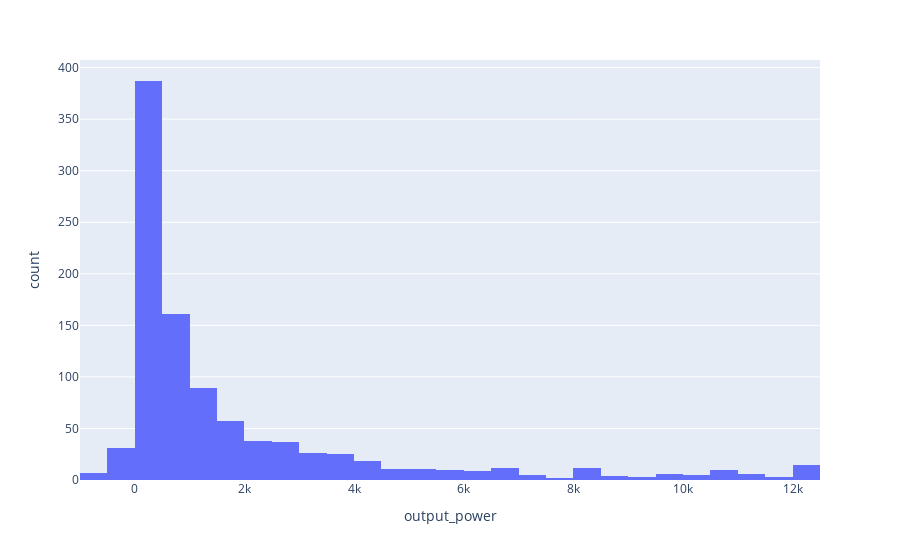

The notebook cell saved with this chart:
### Code cell
fig = px.histogram(flat_power.sample(n=1000, random_state=1),x="output_power")
fig.show()

### Figure 1 — Plotly figure (JSON) as saved in the notebook; plotly's stock layout.template omitted (floating-point values rounded to 4 significant figures; data arrays with more than 128 entries replaced by an {"elided": "..."} marker saying what was removed)
{"data": [{"alignmentgroup": "True", "bingroup": "x", "hovertemplate": "output_power=%{x}<br>count=%{y}<extra></extra>", "legendgroup": "", "marker": {"color": "#636efa", "pattern": {"shape": ""}}, "name": "", "offsetgroup": "", "orientation": "v", "showlegend": false, "type": "histogram", "x": {"elided": "1000 int values"}, "xaxis": "x", "yaxis": "y"}], "layout": {"barmode": "relative", "legend": {"tracegroupgap": 0}, "margin": {"t": 60}, "xaxis": {"anchor": "y", "domain": [0, 1], "title": {"text": "output_power"}}, "yaxis": {"anchor": "x", "domain": [0, 1], "title": {"text": "count"}}}}
